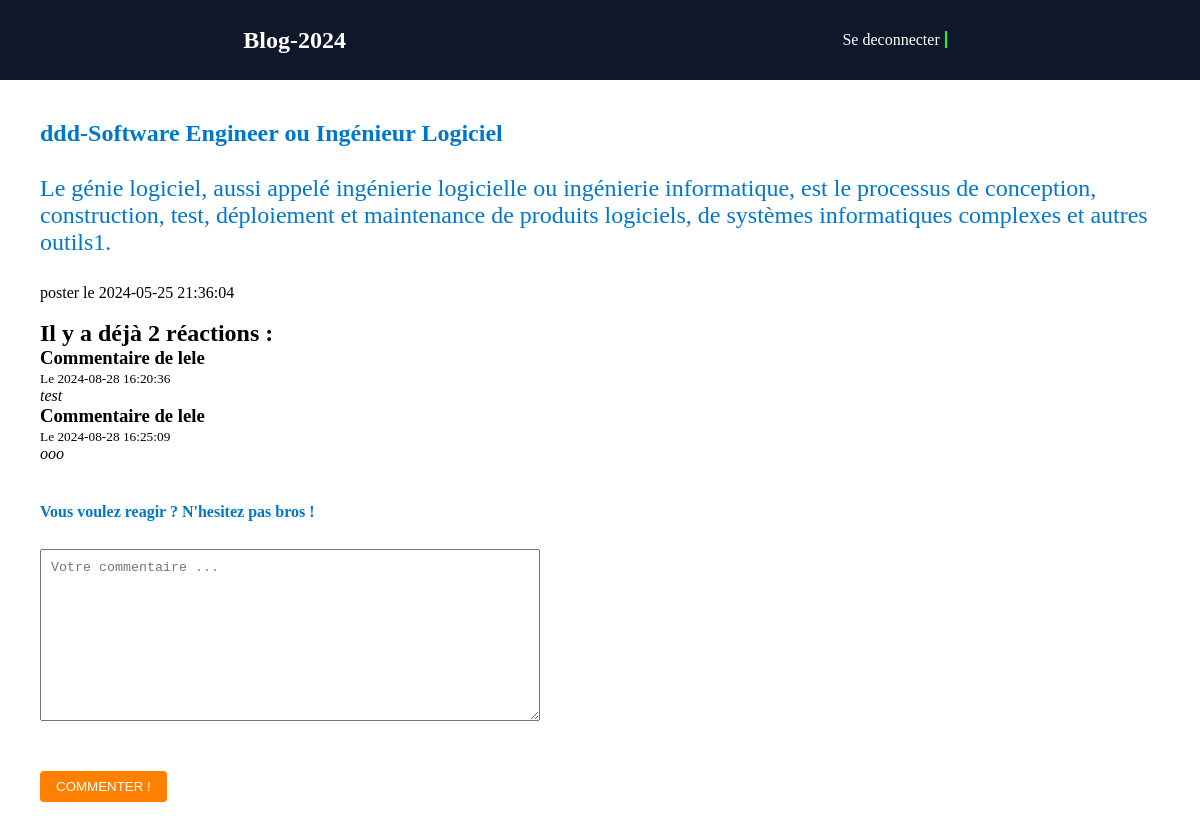
The page /article?id=166 (signed in) on the database its author committed.
### tables this page shows
CREATE TABLE `articles` (
  `id` int(11) NOT NULL,
  `aimage` varchar(1000) DEFAULT NULL,
  `title` varchar(255) NOT NULL,
  `slug` varchar(255) NOT NULL,
  `introduction` text NOT NULL,
  `content` text NOT NULL,
  `created_at` datetime NOT NULL,
  `updated_at` datetime NOT NULL DEFAULT current_timestamp() ON UPDATE current_timestamp()
);

CREATE TABLE `comments` (
  `id` int(11) NOT NULL,
  `content` text NOT NULL,
  `created_at` datetime NOT NULL,
  `article_id` int(11) NOT NULL,
  `user_id` int(11) NOT NULL
);

CREATE TABLE `users` (
  `id` int(11) NOT NULL,
  `username` varchar(255) NOT NULL,
  `email` varchar(255) NOT NULL,
  `password` varchar(255) NOT NULL,
  `role` enum('admin','default') NOT NULL DEFAULT 'default',
  `created` timestamp NOT NULL DEFAULT current_timestamp(),
  `updated` timestamp NOT NULL DEFAULT current_timestamp() ON UPDATE current_timestamp()
);

### article.php (called while the page is built, shortened)
<?php
require_once "database/database.php";
$article_id = filter_input(INPUT_GET, 'id', FILTER_VALIDATE_INT);
$sql="SELECT * FROM articles WHERE id = :article_id";
$query = $pdo->prepare($sql);
$query->execute(compact('article_id'));
$article = $query->fetch();
$sql ="SELECT comments.*, users.username
      FROM comments
      JOIN users ON comments.user_id = users.id
      WHERE article_id = :article_id";
$query = $pdo->prepare($sql);
$query->execute(compact('article_id'));
$commentaires= $query->fetchAll();
require"templates/articles/show_html.php";
require"templates/layout_html.php";

### templates/articles/show_html.php (the view, shortened to what this page needs)
<h1 class="article-title"><?= $article['title'] ?></h1><br>
<p class="article-title"><?= $article['introduction'] ?></p><br>
<p>poster le <?= $article['created_at'];?></p><br>
<?php if (count($commentaires) === 0) : ?>
<h2 class="comment-heading">Il n'y a pas encore de commentaires pour cet
  article... SOYEZ LE PREMIER ! :D</h2>
<?php else : ?>
<h2 class="comment-heading">Il y a déjà <?= count($commentaires) ?> réactions :</h2>
<?php foreach ($commentaires as $commentaire) : ?>
<h3 class="comment-author">Commentaire de <?= $commentaire['username'] ?></h3>
<small class="comment-date">Le <?= $commentaire['created_at'] ?></small>
<blockquote class="comment-content">
  <em><?= $commentaire['content'] ?></em>
</blockquote>
<?php endforeach ?>
<?php endif ?>
<?php
if (isset($_SESSION['auth'])) {
?>
<form action="save-comment" method="POST" class="comment-form">
  <h3 class="comment-form-heading"> Vous voulez reagir ? N'hesitez pas bros !</h3><br>
  <textarea name="content" cols="30" rows="10" placeholder="Votre commentaire ..."
    class="comment-form-content"></textarea><br>
  <input type="hidden" name="article_id" value="<?= $article_id ?>"><br>
  <input type="hidden" name="user_id" value="<?= $_SESSION['auth']['id'] ?>"><br>
  <button class="comment-form-submit">COMMENTER !</button><br>
</form>
<?php
} else {
    echo '<p>Veuillez vous connecter ou vous inscrire pour commenter.</p>';
    echo '<a href="register.php">S\'inscrire</a> | <a href="login.php">Se connecter</a>';
}
?>
</div>

### templates/style.css (style rules this page uses)
:root { --color-first: #0F172A; --color-second: #F0F0F0; --color-white: #FFF; --color-success: #2ECC71; --color-error: #E74C3C; --color-cyan: #0afc1e; --linear-gradient: linear-gradient(45deg, var(--color-first), var(--color-success)); --fontSize-1: 4rem; --fontSize-2: 3.2rem; --fontSize-3: 2.4rem; --fontSize-4: 2rem; --fontSize-5: 1.8rem; --fontSize-6: 1.6rem; --fontSize-7: 1.4rem; --fontSize-8: 1rem; --fontSize-9: 0.8rem; --weight-Light: 300; --weight-Regular: 500; --weight-SemiBold: 600; --weight-Bold: 700; --weight-ExtratBold: 900; }
*, *::before, *::after { margin: 0; padding: 0; box-sizing: border-box; transition: .2s linear; outline: none; }
html { scroll-behavior: smooth; }
body { font-family: 'Poppins'; background-color: rgb(255, 255, 255); }

### templates/paginate.css (style rules this page uses)
.article-title { font-size: 24px; color: #0077CC; margin-bottom: 10px; }
.comment-form { margin-top: 40px; }
.comment-form h3 { font-size: 16px; color: #0077CC; margin-bottom: 10px; }
.comment-form input[type="text"], .comment-form textarea { width: 100%; padding: 10px; margin-bottom: 10px; }
.comment-form textarea { resize: vertical; }
.comment-form button { padding: 8px 16px; background-color: #FF8000; color: #FFF; border: none; border-radius: 4px; cursor: pointer; }
form { margin-top: 20px; width: 500px; }
input[type="text"], textarea { width: 100%; padding: 10px; margin-bottom: 10px; }

### rows shown on the page
articles: title "ddd-Software Engineer ou Ingénieur Logiciel", introduction "Le génie logiciel, aussi appelé ingénierie logicielle ou ingénierie informatique, est le processus de conception, construction, test, déploiement et maintenance de produits logiciels, de systèmes informatiques complexes et autres outils1.", created_at "2024-05-25 21:36:04"
comments: user.username "lele", created_at "2024-08-28 16:20:36", content "test"
comments: user.username "lele", created_at "2024-08-28 16:25:09", content "ooo"

### other values the page prints
count($commentaires) "2"
